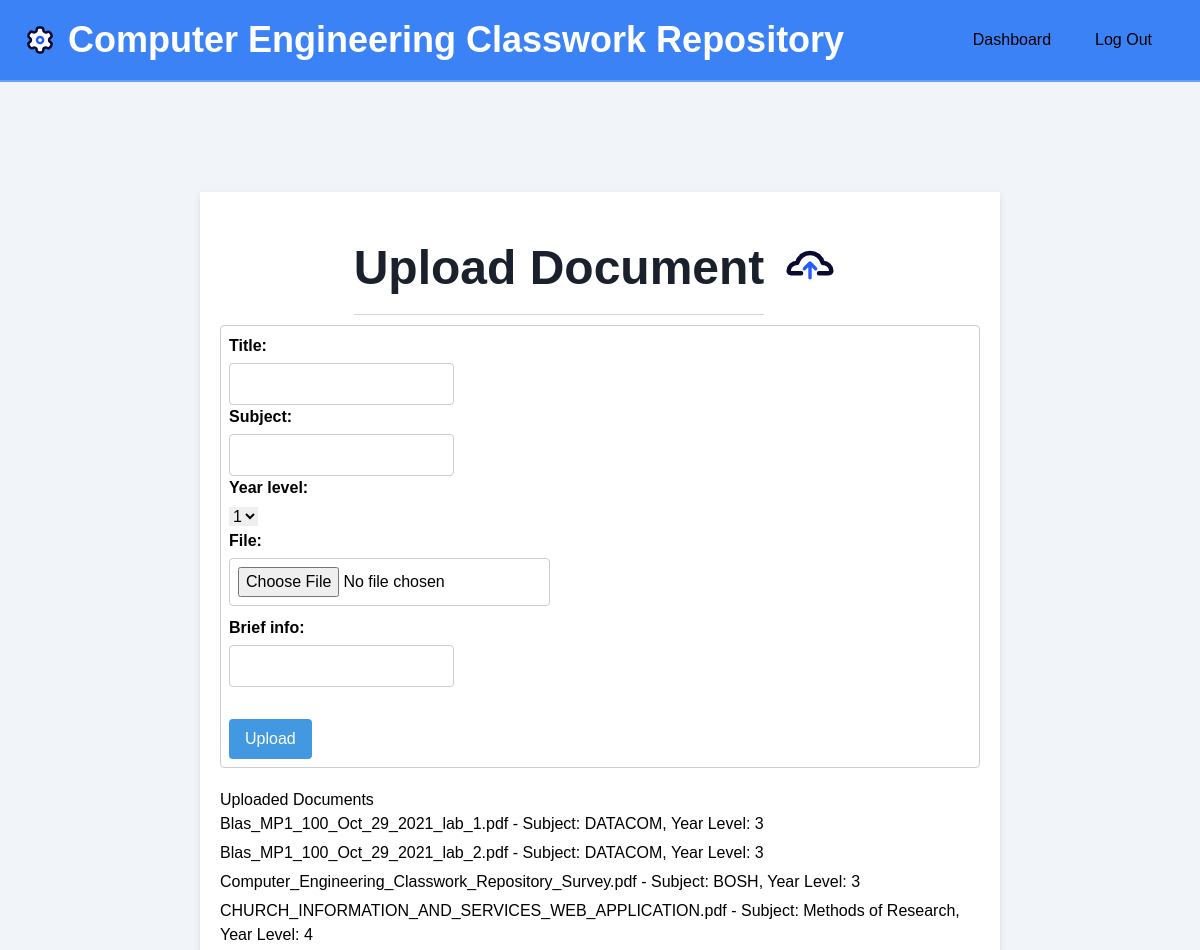
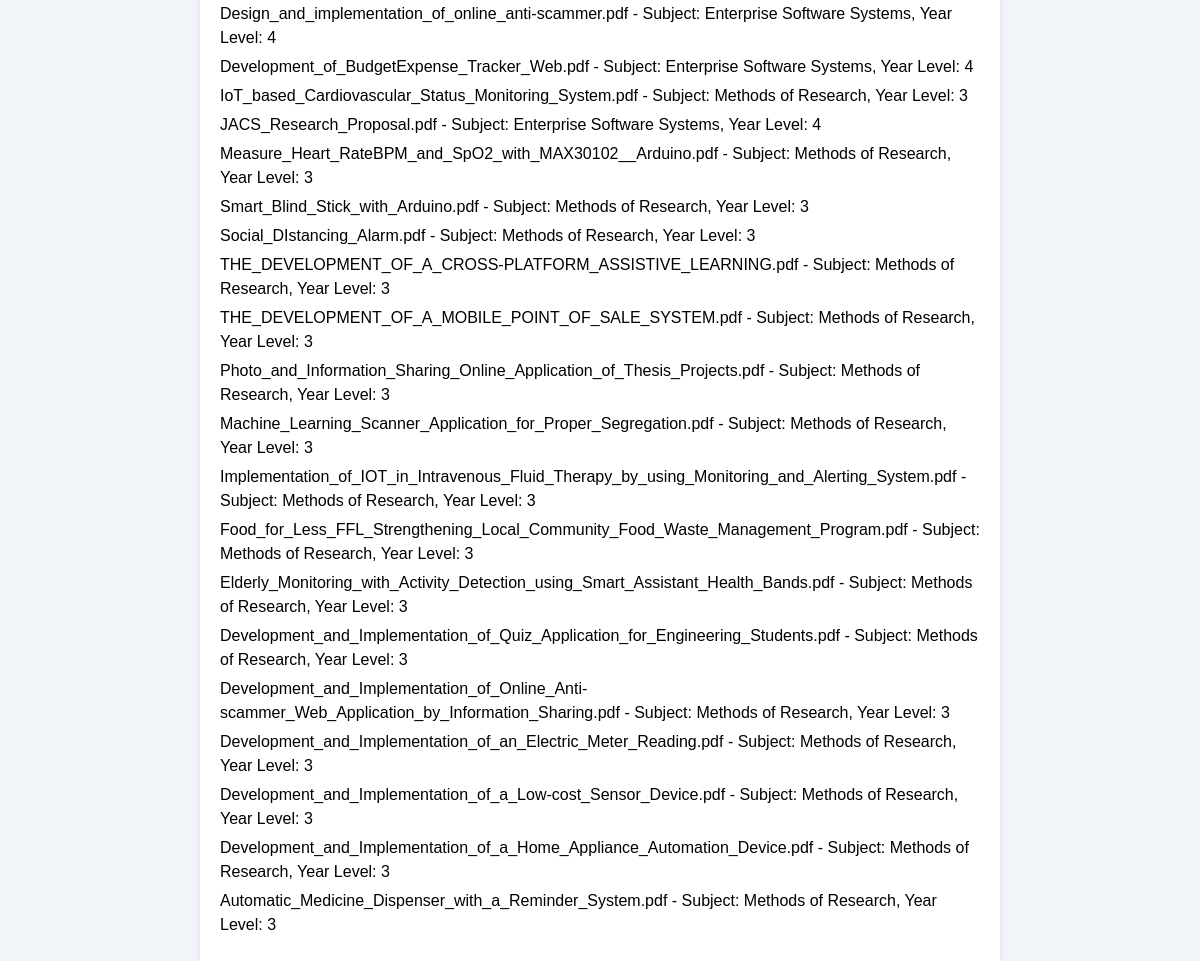
The page /profiles/upload/ (signed in) on the database its author committed (2 pictures, top to bottom).
### app/models.py (models this page shows, shortened)
class Document(models.Model):
    title = models.CharField(default = '', max_length=255)
    subject = models.CharField(max_length=100)
    year_level = models.PositiveIntegerField()
    file = models.FileField(upload_to='')
    brief_info = models.CharField(default='', max_length=255)
    embedded_url = models.URLField(blank=True)
    uploader = models.ForeignKey(MyUser, on_delete=models.CASCADE, default=12)

### app/views.py (the view)
# urls.py: path('upload/', views.upload_document, name='upload_document'),
@login_required
def upload_document(request):
    if request.method == 'POST':
        form = DocumentForm(request.POST, request.FILES)
        if form.is_valid():
            form.save()
            return redirect('upload_document')  # Redirect to the upload_document page
    else:
        form = DocumentForm()
    documents = Document.objects.all()
    return render(request, 'upload_document.html', {'form': form, 'documents': documents})

### app/forms.py (shortened to what this page needs)
class DocumentForm(forms.ModelForm):
    YEAR_LEVEL_CHOICES = [
        (1, '1'),
        (2, '2'),
        (3, '3'),
        (4, '4'),
    ]
    year_level = forms.ChoiceField(choices=YEAR_LEVEL_CHOICES)
    class Meta:
        model = Document
        exclude = ('embedded_url', 'uploader')

### theme/templates/upload_document.html (shortened to what this page needs)
{% load static %}
<!DOCTYPE html>
<html>
<head>
    <link rel="stylesheet" href="https://unpkg.com/tailwindcss@2.2.19/dist/tailwind.min.css"/>
</head>
<body>
    <nav id="header" class="fixed w-full z-30 top-0 text-white bg-blue-500">
        <div class="w-full nav-container mx-auto flex flex-wrap items-center justify-between mt-4 py-2">
            <div class="flex items-center">
                <a class="text-white no-underline hover:no-underline font-bold text-2xl lg:text-4xl flex items-center" href="{% url 'home' %}">
                    <span class="inline-block">Computer Engineering Classwork Repository</span>
                </a>
            </div>
            <div class="w-full flex-grow lg:flex lg:items-center lg:w-auto hidden mt-2 lg:mt-0 text-black p-4 lg:p-0 z-20" id="nav-content">
                <ul class="list-reset lg:flex justify-end flex-1 items-center">
                    {% if user.is_authenticated %}
                    <li class="mr-3">
                        <a class="inline-block text-black no-underline hover:text-gray-800 hover:text-underline py-2 px-4" href="{% url 'where-next' %}">Dashboard</a>
                    </li>
                    <li class="mr-3">
                        <a class="inline-block text-black no-underline hover:text-gray-800 hover:text-underline py-2 px-4" href="{% url 'logout' %}">Log Out</a>
                    </li>
                    {% else %}
                    <li class="mr-3">
                        <a class="inline-block text-black no-underline hover:text-gray-800 hover:text-underline py-2 px-4" href="{% url 'login' %}">Log In</a>
                    </li>
                    {% endif %}
                </ul>
            </div>
        </div>
        <hr class="border-b border-gray-100 opacity-25 my-0 py-0" />
    </nav>
    <div class = "pt-48">
    <div class="container">
        <div style="display: flex; align-items: center; justify-content: center;">
            <h1 style="font-size: 48px; font-weight: bold; margin-top: 20px; margin-right: 10px;">Upload Document</h1>
        </div>
        <div class="form-container">
            <form method="POST" enctype="multipart/form-data">
                {{ form.as_p }}
                <div class = "pt-8">
                    <button type="submit"class="margin-right">Upload</button>
                </div>
            </form>
        </div>
        <div class="document-list">
            <h2>Uploaded Documents</h2>
            <ul>
                {% for document in documents %}
                    <li>{{ document.file.name }} - Subject: {{ document.subject }}, Year Level: {{ document.year_level }}</li>
                {% empty %}
                    <li>No documents uploaded yet.</li>
                {% endfor %}
            </ul>
        </div>
    </div>
</div>
</body>
</html>

### theme/templates/upload_document.html (style rules this page uses)
.container { max-width: 1000px; margin: 0 auto; padding: 20px; }
.nav-container { max-width: 1500px; margin: 0 auto; padding: 20px; }
body { background-color: #f1f5f9; font-family: Arial, sans-serif; }
.container { max-width: 800px; margin: 0 auto; padding: 20px; background-color: #ffffff; box-shadow: 0 2px 6px rgba(0, 0, 0, 0.1); }
h1 { color: #1a202c; font-size: 24px; margin-bottom: 10px; padding-bottom: 10px; border-bottom: 1px solid #d2d6dc; text-align: center; }
input { border: 1px solid #ccc; border-radius: 4px; padding: 8px; }
.form-container { margin-bottom: 20px; border: 1px solid #ccc; border-radius: 4px; padding: 8px; }
.form-container label { display: block; font-weight: bold; margin-bottom: 5px; }
.form-container input[type="file"] { margin-bottom: 10px; }
.form-container button { background-color: #4299e1; color: #ffffff; padding: 8px 16px; border: none; border-radius: 4px; cursor: pointer; }
.document-list { margin-bottom: 20px; }
.document-list li { margin-bottom: 5px; }
button { margin-right: 10px; }

### rows shown on the page
Document: file.name "Blas_MP1_100_Oct_29_2021_lab_1.pdf", subject "DATACOM", year_level "3"
Document: file.name "Blas_MP1_100_Oct_29_2021_lab_2.pdf", subject "DATACOM", year_level "3"
Document: file.name "Computer_Engineering_Classwork_Repository_Survey.pdf", subject "BOSH", year_level "3"
Document: file.name "CHURCH_INFORMATION_AND_SERVICES_WEB_APPLICATION.pdf", subject "Methods of Research", year_level "4"
Document: file.name "Design_and_implementation_of_online_anti-scammer.pdf", subject "Enterprise Software Systems", year_level "4"
Document: file.name "Development_of_BudgetExpense_Tracker_Web.pdf", subject "Enterprise Software Systems", year_level "4"
Document: file.name "IoT_based_Cardiovascular_Status_Monitoring_System.pdf", subject "Methods of Research", year_level "3"
Document: file.name "JACS_Research_Proposal.pdf", subject "Enterprise Software Systems", year_level "4"
Document: file.name "Measure_Heart_RateBPM_and_SpO2_with_MAX30102__Arduino.pdf", subject "Methods of Research", year_level "3"
Document: file.name "Smart_Blind_Stick_with_Arduino.pdf", subject "Methods of Research", year_level "3"
Document: file.name "Social_DIstancing_Alarm.pdf", subject "Methods of Research", year_level "3"
Document: file.name "THE_DEVELOPMENT_OF_A_CROSS-PLATFORM_ASSISTIVE_LEARNING.pdf", subject "Methods of Research", year_level "3"
Document: file.name "THE_DEVELOPMENT_OF_A_MOBILE_POINT_OF_SALE_SYSTEM.pdf", subject "Methods of Research", year_level "3"
Document: file.name "Photo_and_Information_Sharing_Online_Application_of_Thesis_Projects.pdf", subject "Methods of Research", year_level "3"
Document: file.name "Machine_Learning_Scanner_Application_for_Proper_Segregation.pdf", subject "Methods of Research", year_level "3"
Document: file.name "Implementation_of_IOT_in_Intravenous_Fluid_Therapy_by_using_Monitoring_and_Alerting_System.pdf", subject "Methods of Research", year_level "3"
Document: file.name "Food_for_Less_FFL_Strengthening_Local_Community_Food_Waste_Management_Program.pdf", subject "Methods of Research", year_level "3"
Document: file.name "Elderly_Monitoring_with_Activity_Detection_using_Smart_Assistant_Health_Bands.pdf", subject "Methods of Research", year_level "3"
Document: file.name "Development_and_Implementation_of_Quiz_Application_for_Engineering_Students.pdf", subject "Methods of Research", year_level "3"
Document: file.name "Development_and_Implementation_of_Online_Anti-scammer_Web_Application_by_Information_Sharing.pdf", subject "Methods of Research", year_level "3"
Document: file.name "Development_and_Implementation_of_an_Electric_Meter_Reading.pdf", subject "Methods of Research", year_level "3"
Document: file.name "Development_and_Implementation_of_a_Low-cost_Sensor_Device.pdf", subject "Methods of Research", year_level "3"
Document: file.name "Development_and_Implementation_of_a_Home_Appliance_Automation_Device.pdf", subject "Methods of Research", year_level "3"
Document: file.name "Automatic_Medicine_Dispenser_with_a_Reminder_System.pdf", subject "Methods of Research", year_level "3"
